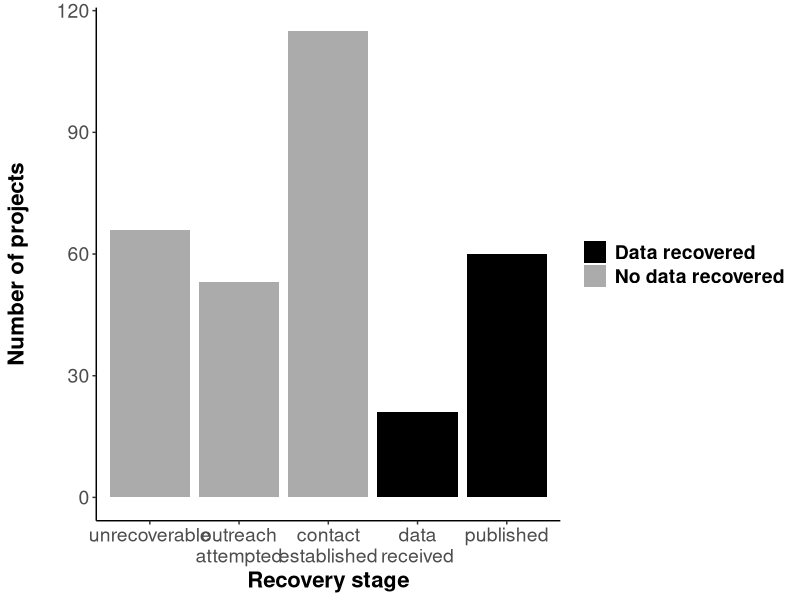
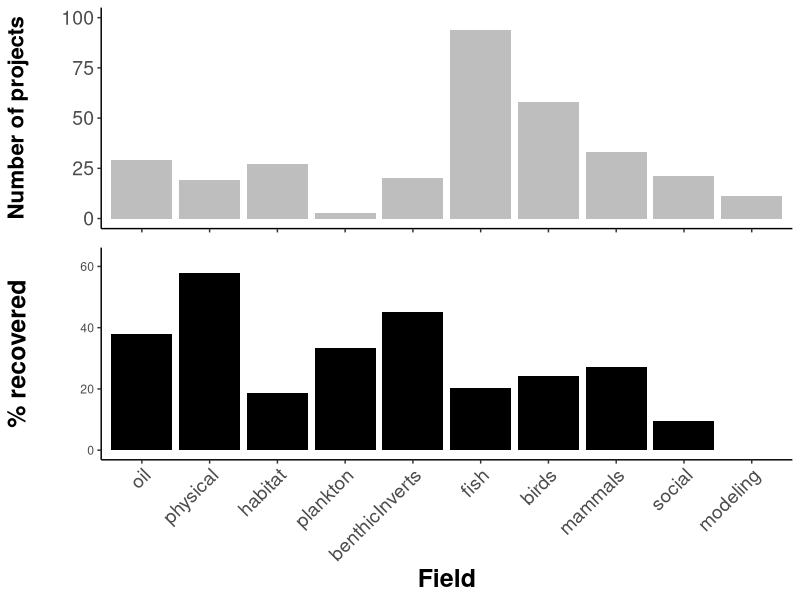
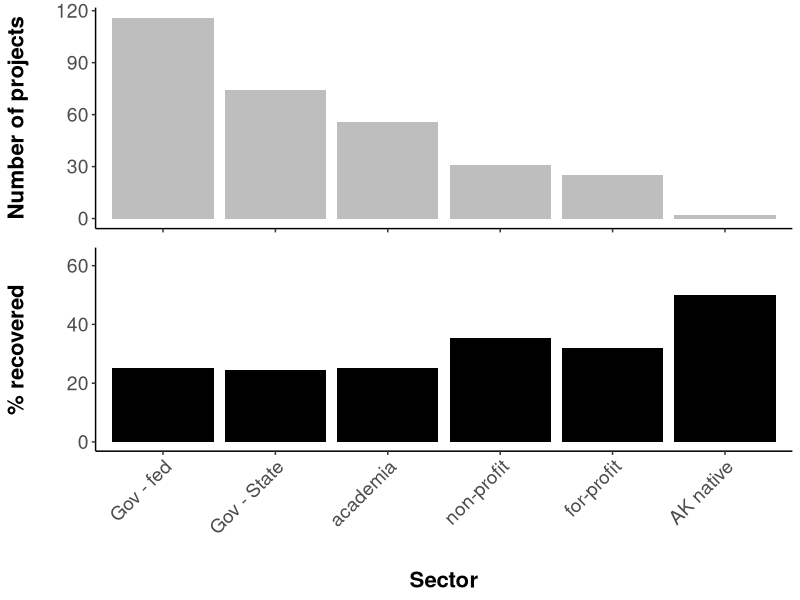
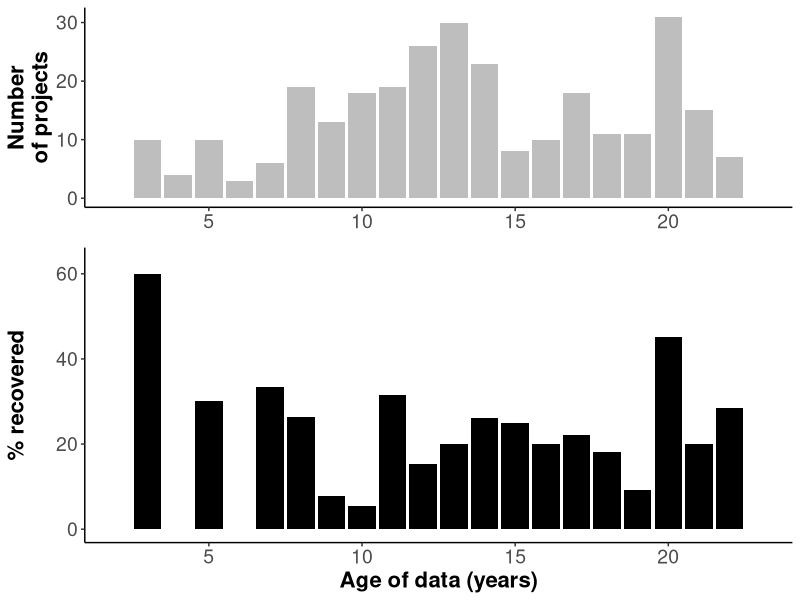
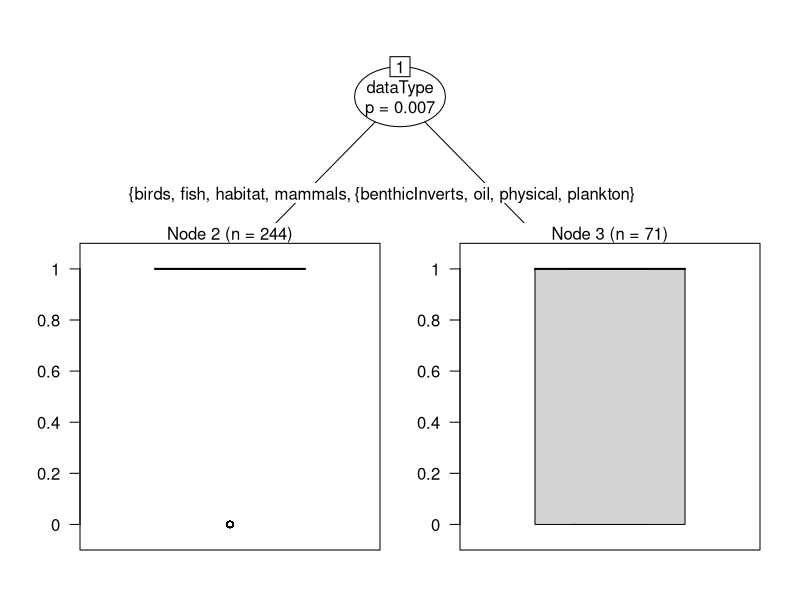
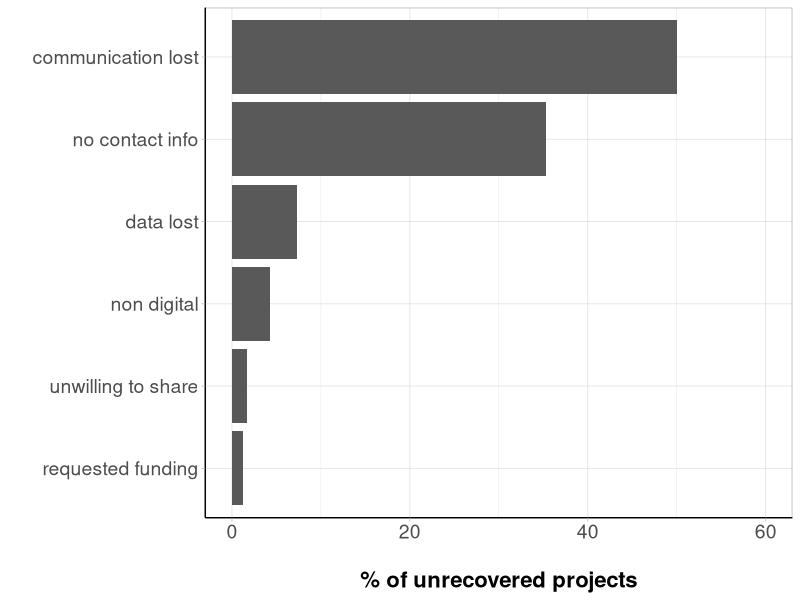

Source code (R) for these figures, in order:
## ---- chunk 1

library(knitr)
library(dplyr)
library(readr)
library(ggplot2)
library(reshape2)
library(grid)
library(gridExtra)
library(gtable)
library(cowplot)
library(party)

rslt=read.csv('data/evosArchResults.csv',header=T,stringsAsFactors=F)
rslt[rslt$Status=='published','Status']<-'Published'

rslt$succ=ifelse(rslt$Status %in% c('Published','SentData','Revised'),0,1) # success=0, not successful=1....why?
rslt$statSucc=ifelse(rslt$Status %in% c('Published','SentData','Revised'),1,2) # 1 = success, 2 = not successful

agDes=read.csv('data/ecoInfoAgencyDesig.csv',header=T,stringsAsFactors=T,col.names=c('agency','agGrp','agSubGrp'))
agDes$agGrp=gsub('nonProf','private',agDes$agGrp)

rslt2=merge(rslt,agDes,all.x=T)
rslt2=rslt2 %>%
  filter(!end>2010) 

rslt2$dataType<-gsub("biological-",'',rslt2$dataType)
## ---- chunk 2

overall=table(rslt2$Status)
overallLong=melt(overall)
colnames(overallLong)=c('Status','nDatasets')
overall2=overallLong %>%
  mutate(prop=nDatasets/sum(nDatasets))

possible=overallLong %>%
  filter(!Status=='Unrecoverable') %>%
  mutate(prop=nDatasets/sum(nDatasets))

statusOrd=c('Unrecoverable','Emailed','Replied','SentData','Revised','Published')

statGrey=c('Unrecoverable'='gray67',
             'Emailed'='gray67',
             'Replied'='gray67',
             'SentData'='black',
             'Revised'='black',
             'Published'='black')

stSuccCols=c("2"='gray67',"1"="black")

statRename<-c()

statPlot=ggplot()+
  geom_bar(data=rslt2,
                 aes(x=factor(Status,levels=statusOrd,ordered=T),fill=factor(statSucc)))+
  scale_x_discrete(labels=c("unrecoverable","outreach\nattempted","contact\nestablished","data\nreceived","published"))+
  scale_fill_manual(name="Data obtained?",
                    breaks=c("1","2"),
                    values=stSuccCols,
                    labels=c("Data recovered", "No data recovered"))+
  theme(legend.title=element_blank())+
  theme(panel.grid.major = element_blank(),
        panel.grid.minor = element_blank(),
        panel.border = element_blank(),
        panel.background = element_blank())+
  xlab("Recovery stage")+ 
  ylab('Number of projects\n')+
  theme(axis.text=element_text(size=14),
        title=element_text(size=16,face="bold"),
        legend.text = element_text(size = 14, face = "bold"))+
  theme(axis.line.x = element_line(color="black"),
        axis.line.y = element_line(color="black"))

statPlot

## ---- chunk 3

catYN=as.data.frame(table(rslt2$dataType,rslt2$succ))
colnames(catYN)=c('category','succ','nDatasets')

fldYN=catYN %>%
  group_by(category) %>%
  mutate(grpTots=sum(nDatasets)) %>%
  mutate(prop=nDatasets/grpTots)

fldYN$category=factor(fldYN$category,levels=c("oil","physical","habitat",'plankton','benthicInverts','fish','birds','mammals',"social","modeling"))

##### all fields

fieldNDs=ggplot(fldYN[fldYN$succ==0,],aes(x=category,y=grpTots))+
  geom_bar(stat = "identity",fill="grey")+
  theme(axis.line=element_line('black'),
        panel.grid.major = element_blank(),
        panel.grid.minor = element_blank(),
        panel.border = element_blank(),
        panel.background = element_blank())+
  theme(axis.text.x = element_blank(),
        axis.title.x = element_blank())+
  ylim(0,100)+
  ylab('Number of projects\n')+
  theme(axis.text=element_text(size=14),
        title=element_text(size=16,face="bold"))+
  theme(axis.line.x = element_line(color="black"),
        axis.line.y = element_line(color="black"))
  
fieldPerc=ggplot(fldYN[fldYN$succ==0,],aes(x=category,y=(prop*100)))+
  geom_bar(stat = "identity",fill="black")+
  scale_x_discrete(labels=c("oil","physical","habitat",'plankton','benthicInverts','fish','birds','mammals',"social","modeling"))+
  theme(axis.line=element_line('black'),
        panel.grid.major = element_blank(),
        panel.grid.minor = element_blank(),
        panel.border = element_blank(),
        panel.background = element_blank(),
        axis.text.x = element_text(angle=45,size = 14,vjust = 1,hjust = 1))+
  xlab('Field')+
  ylab('% recovered\n')+
  ylim(0,63)+
  theme(title=element_text(size=18,face="bold"),
        axis.line.x = element_line(color="black"),
        axis.line.y = element_line(color="black"))

plot_grid(fieldNDs,fieldPerc, ncol = 1, rel_heights=c(1,1.5),align="v")

## ---- chunk 4
secSubYN=as.data.frame(table(rslt2$agSubGrp,rslt2$succ))
colnames(secSubYN)=c('subSector','succ','nDatasets')

secSubYN2=secSubYN %>%
  group_by(subSector) %>%
  mutate(grpTots=sum(nDatasets)) %>%
  mutate(prop=nDatasets/grpTots)
secSubYN2$subSector=factor(secSubYN2$subSector,levels=c("gov_fed","gov_state","academia","nonProf","private","tribe"),ordered = T)

subSecNds=ggplot(secSubYN2,aes(x=subSector,y=nDatasets))+
  geom_bar(stat = "identity",fill="grey")+
  theme(axis.line=element_line('black'),
        panel.grid.major = element_blank(),
        panel.grid.minor = element_blank(),
        panel.border = element_blank(),
        panel.background = element_blank())+
  theme(axis.text.x = element_blank(),
        axis.title.x = element_blank())+
  ylab('Number of projects\n')+
  theme(axis.text=element_text(size=14),
        title=element_text(size=16,face="bold"))+
  theme(axis.line.x = element_line(color="black"),
        axis.line.y = element_line(color="black"))

subSecPerc=ggplot(secSubYN2[secSubYN2$succ==0,],aes(x=subSector,y=as.numeric(prop*100)))+
  geom_bar(stat = "identity",fill="black")+
  scale_x_discrete(breaks=levels(secSubYN2$subSector),
                   labels=c("Gov - fed","Gov - State","academia","non-profit","for-profit","AK native"))+
  theme(axis.line=element_line('black'),
        panel.grid.major = element_blank(),
        panel.grid.minor = element_blank(),
        panel.border = element_blank(),
        panel.background = element_blank(),
        axis.text.x = element_text(angle=45,size = 14,vjust = 1,hjust = 1))+
  xlab('\nSector')+
  ylab('% recovered\n')+
  ylim(0,63)+
  #ggtitle('Percent success by research sector type')+
  theme(axis.text=element_text(size=14),
        title=element_text(size=16,face="bold"))+
  theme(axis.line.x = element_line(color="black"),
        axis.line.y = element_line(color="black"))

plot_grid(subSecNds, subSecPerc, ncol = 1, rel_heights=c(1,1.5),align="v")

## ---- chunk 5

rslt2$succ<-ifelse(rslt2$Status %in% c('Unrecoverable','Emailed','Replied'),1,0)

endYr=rslt2 %>%
  filter(!end<1989) %>%
  filter(!end>2010) %>%
  select(succ,end)

endYrs=as.data.frame(table(endYr$end,endYr$succ))
colnames(endYrs)=c('year','succ','freq')
endYrs<- mutate(endYrs,since=(2012-as.numeric(paste(endYrs$year))))

yrsPropEnd<-endYrs %>%
  group_by(as.character(year)) %>%
  mutate(yrSum=sum(freq)) %>%
  mutate(prop=freq/yrSum)

yrsNds=ggplot(yrsPropEnd[yrsPropEnd$succ==0,],aes(x=since,y=yrSum)) +
  geom_bar( stat="identity",fill="grey")+
  theme(axis.line=element_line('black'),
        panel.grid.major = element_blank(),
        panel.grid.minor = element_blank(),
        panel.border = element_blank(),
        panel.background = element_blank(),
        axis.title.y=element_text(color="black"),
        axis.title.x=element_blank())+
  xlim(min(endYrs$since),max(endYrs$since))+
  ylab('Number\nof projects')+
  theme(legend.position="none",
        axis.text=element_text(size=14),
        title=element_text(size=16,face="bold"),
        axis.line.x = element_line(color="black"),
        axis.line.y = element_line(color="black"))


yrsPerc=ggplot(yrsPropEnd[yrsPropEnd$succ==0,],aes(x=since,y=as.numeric(prop*100)))+
  geom_bar(stat = "identity",fill="black")+
  xlim(min(endYrs$since),max(endYrs$since))+
  theme(axis.line=element_line('black'),
        panel.grid.major = element_blank(),
        panel.grid.minor = element_blank(),
        panel.border = element_blank(),
        panel.background = element_blank())+
  xlab('Age of data (years)')+
  ylab('% recovered\n')+
  ylim(0,63)+
  theme(axis.text=element_text(size=14),
        title=element_text(size=16,face="bold"))+
  theme(axis.line.x = element_line(color="black"),
        axis.line.y = element_line(color="black"))

plot_grid(yrsNds, yrsPerc, ncol = 1, rel_heights=c(1,1.5),align="v")
## ---- chunk 6
rslt2$dataType<-factor(rslt2$dataType)
partreeBio<-ctree(succ~agSubGrp+end+dataType,data=rslt2)

plot(partreeBio)
## ---- chunk 7
reas=rslt2 %>%
  filter(Status=='Unrecoverable') %>%
  filter(!reason=="no data generated") %>%
  filter(!reason=="data uvailable") %>%
  select(Status,reason)
reasTab=as.data.frame(table(reas$reason))
colnames(reasTab)=c('reason','nDatasets')

## add in status = 'emailed' to 'no contact info' & status = "replied" to unwilling to share? ...discuss with group

reasTab[reasTab$reason=='no contact info',"nDatasets"] <- (reasTab[reasTab$reason=='no contact info',"nDatasets"] + length(rslt2[rslt2$Status=='Emailed','Status'])) 

levels(reasTab$reason)=c(levels(reasTab$reason),'communication lost')

reasTab[6,]<-c('communication lost', length(rslt2[rslt2$Status=='Replied','Status'])+1)# +1 for one of the 'data unavailable' datasets, add the other to "data lost"
reasTab[1,2]<-as.numeric(as.character(reasTab[reasTab$reason=="data lost","nDatasets"]))+1

reasTab<-arrange(reasTab,as.numeric(nDatasets))
reasTab$reason<-factor(reasTab$reason,levels = reasTab$reason,ordered = T)

reasTot=sum(as.numeric(reasTab$nDatasets))
reasTab$perc=as.numeric(reasTab$nDatasets)/reasTot

whyNot<-ggplot(reasTab,aes(x=reason,y=as.numeric(perc)*100))+
  geom_bar(stat = "identity")+
  coord_flip()+
  #scale_x_discrete(breaks = seq(0,60,by=10), labels=seq(0,60,by=10)) +
  theme(axis.line=element_line('black'),
        panel.grid.major = element_blank(),
        panel.grid.minor = element_blank(),
        panel.border = element_blank(),
        panel.background = element_blank())+
  theme_light()+
  ylim(0,60)+
  xlab('')+
  ylab('\n% of unrecovered projects')+
  #ggtitle('Why are data not recovered?')+
  theme(axis.text=element_text(size=14),
        title=element_text(size=16,face="bold"))+
  theme(axis.line.x = element_line(color="black"),
        axis.line.y = element_line(color="black")) ## *** add each n as text above bar
whyNot
